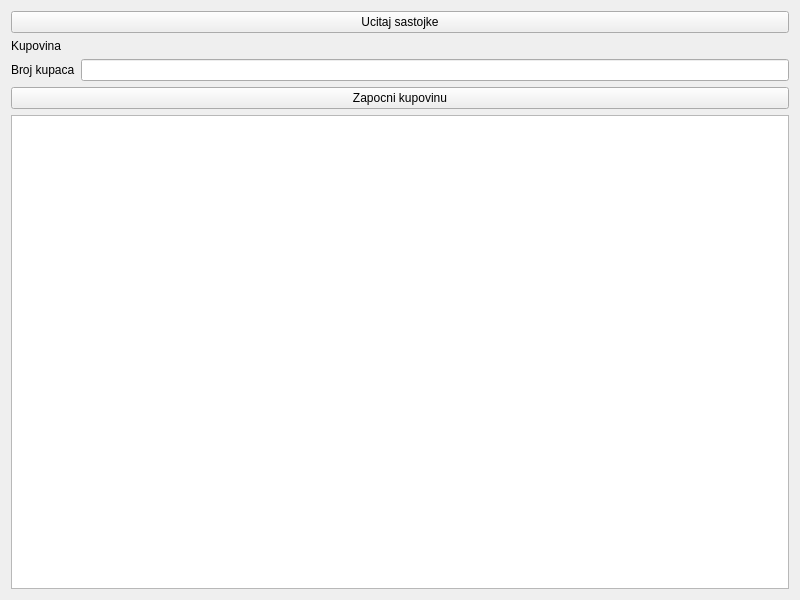
<?xml version="1.0" encoding="UTF-8"?>
<ui version="4.0">
 <class>Widget</class>
 <widget class="QWidget" name="Widget">
  <property name="geometry">
   <rect>
    <x>0</x>
    <y>0</y>
    <width>800</width>
    <height>600</height>
   </rect>
  </property>
  <property name="windowTitle">
   <string>Widget</string>
  </property>
  <layout class="QVBoxLayout" name="verticalLayout_2">
   <item>
    <widget class="QPushButton" name="pbUcitajSastojke">
     <property name="text">
      <string>Ucitaj sastojke</string>
     </property>
    </widget>
   </item>
   <item>
    <layout class="QVBoxLayout" name="verticalLayout">
     <item>
      <widget class="QLabel" name="label">
       <property name="text">
        <string>Kupovina</string>
       </property>
      </widget>
     </item>
     <item>
      <layout class="QHBoxLayout" name="horizontalLayout">
       <item>
        <widget class="QLabel" name="label_2">
         <property name="text">
          <string>Broj kupaca</string>
         </property>
        </widget>
       </item>
       <item>
        <widget class="QLineEdit" name="leBrojKupaca"/>
       </item>
      </layout>
     </item>
     <item>
      <widget class="QPushButton" name="pbZapocniKupovinu">
       <property name="text">
        <string>Zapocni kupovinu</string>
       </property>
      </widget>
     </item>
    </layout>
   </item>
   <item>
    <widget class="QTextEdit" name="teIspis"/>
   </item>
  </layout>
 </widget>
 <resources/>
 <connections/>
</ui>
